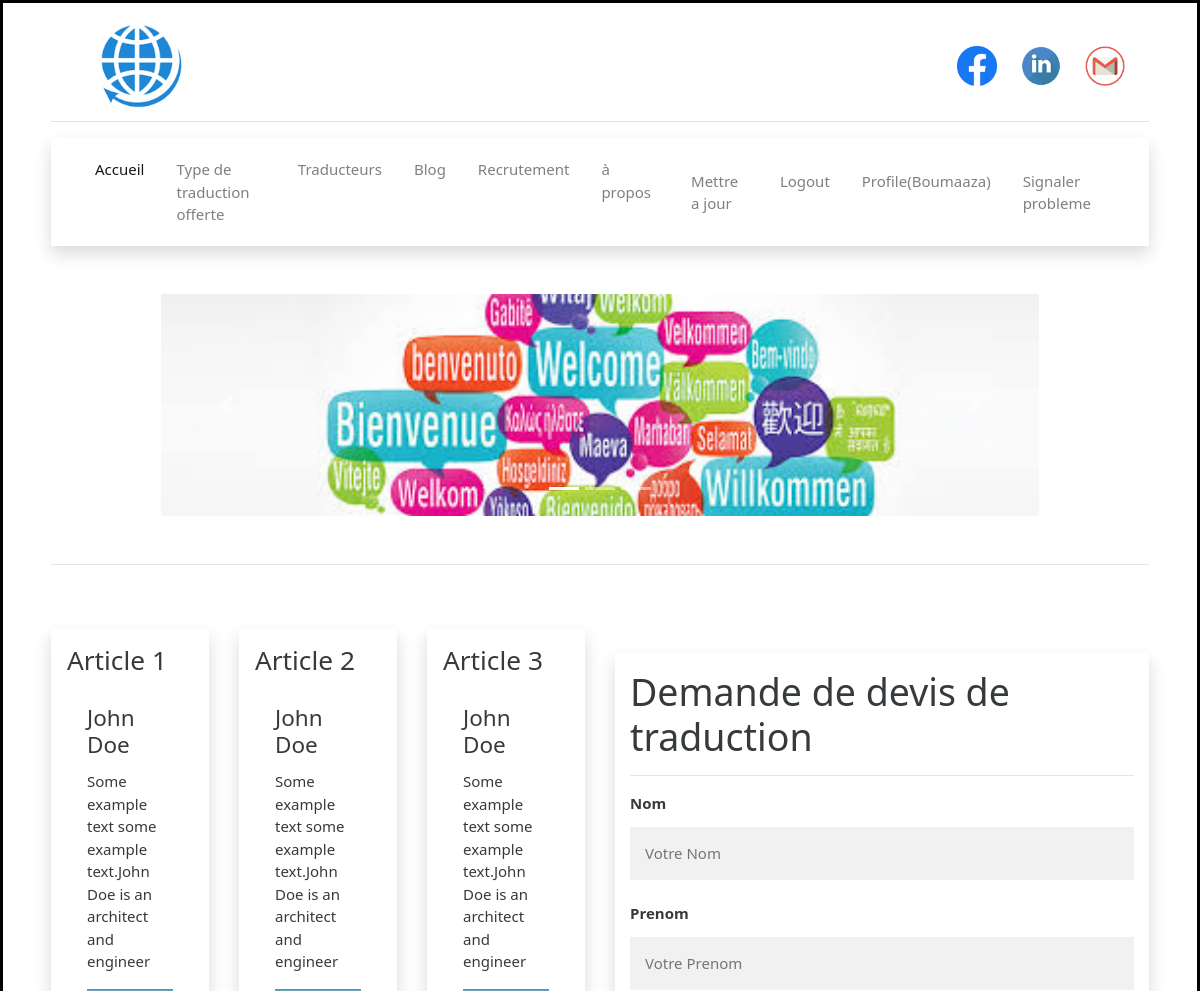
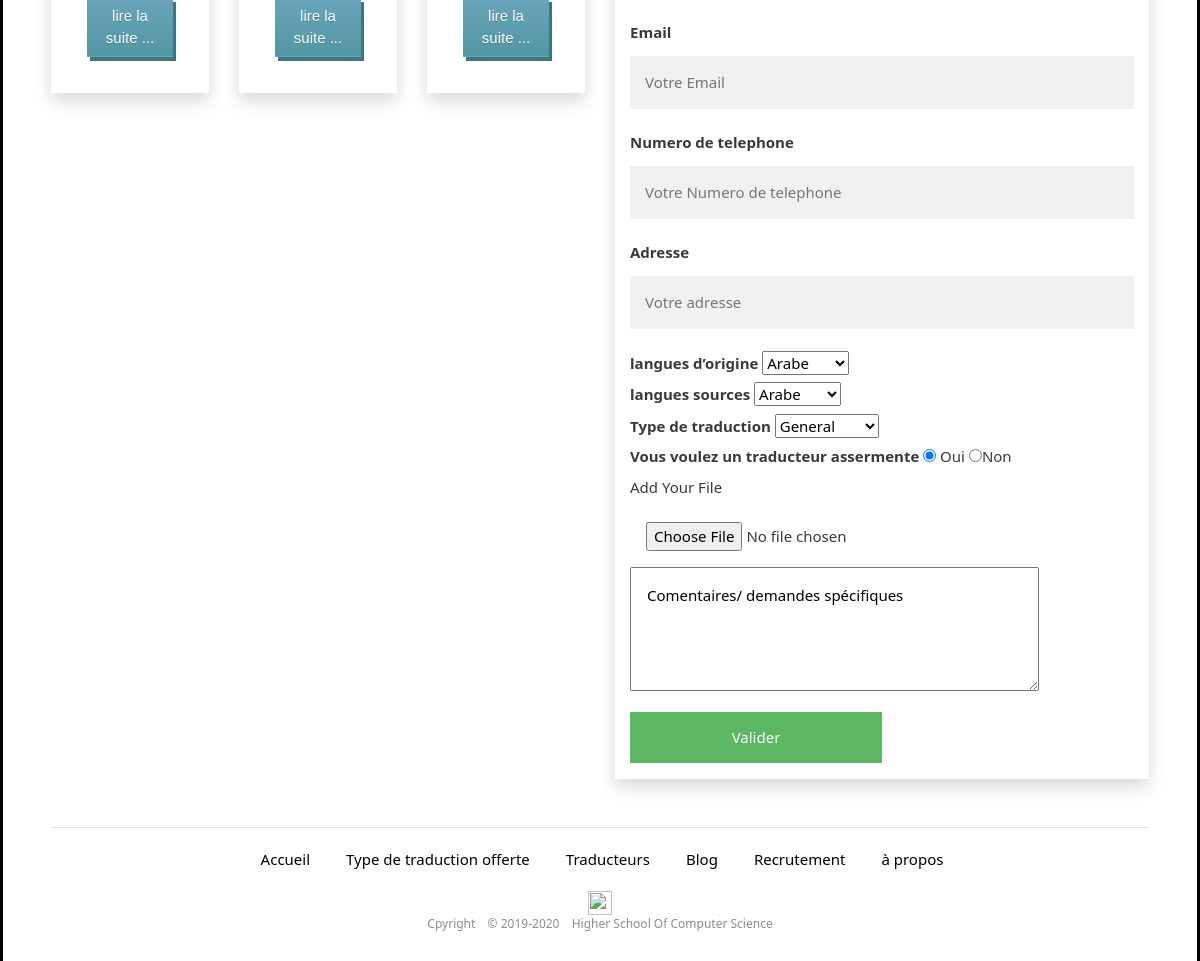
Screenshot of /index.php (signed in) with the database file from the repository (2 pictures, top to bottom).
### tables this page shows
CREATE TABLE IF NOT EXISTS `article` (
  `id` int(11) NOT NULL AUTO_INCREMENT,
  `contenu` text NOT NULL,
  `etat` int(11) NOT NULL,
  `titre` text NOT NULL,
  `auteur` text NOT NULL,
  PRIMARY KEY (`id`)
);

### Controleur/Controller.php (called while the page is built, shortened)
<?php
    require('././Model/Model.php');
    function home()
    {
         $data = getArticleActive();
         require('././View/View.php');
    }

### Model/Model.php (called while the page is built, shortened)
<?php
function getArticleActive(){
    $servername = "localhost";
    $username = "root";
    $password = "";
    $conn = new PDO("mysql:host=$servername;dbname=tp2cs", $username, $password);
    $sql = "SELECT * FROM article where etat=? ";
    $stmt= $conn->prepare($sql);
    $stmt->execute([1]);
    return $stmt;
}

### View/View.php (the view, shortened to what this page needs)
<?php
$user_id=-1;
if(isset($_SESSION['sess_user_id']) && $_SESSION['sess_user_name'] != "") {
  $user_id= $_SESSION['sess_user_id'];
  $nom = $_SESSION['sess_user_name'];
}
?>
<!DOCTYPE html>
<html lang="en">
<head>
    <link href="././sources/style.css" rel="stylesheet" type="text/css">
    <link rel="stylesheet" href="././sources/bootstrap.min.css">
</head>
<body class="pr-5 pl-5 ">
    <div class="d-flex header pt-3 border-bottom mb-3 pb-2">
        <div class="mr-auto mb-auto mt-auto">
            <a href="#"> <img src="././images/Logo.png" alt="Logo" class="logo " /></a>
        </div>
        <div class="d-flex mb-auto mt-auto">
          <a href="https://www.facebook.com/" target="_blank"> <img src="././images/Facebook.png" alt="Facebook" class="Social-Media mr-4" /></a>
          <a href="https://www.linkedin.com/" target="_blank"> <img src="././images/linkedin.png" alt="linkedin" class="Social-Media mr-4" /></a>
          <a href="https://www.gmail.com/" target="_blank"> <img src="././images/gmail.png" alt="gmail" class="Social-Media mr-4" /></a>
        </div>
    </div>
    <nav class="navbar navbar-expand-lg navbar-light bg-white shadow">
  <div class="collapse navbar-collapse" id="navbarText">
    <ul class="navbar-nav mr-auto p-1">
      <li class="nav-item active mr-3">
        <a class="nav-link" href="././index.php">Accueil <span class="sr-only">(current)</span></a>
      </li>
      <li class="nav-item mr-3">
                <a class="nav-link" href="View/type_traduction.php"> Type de traduction offerte</a>
            </li>
            <li class="nav-item mr-3">
                <a class="nav-link" href="View/list_traducteurs.php"> Traducteurs</a>
            </li>
            <li class="nav-item mr-3">
                <a class="nav-link" href="View/blog.php">Blog</a>
            </li>
            <li class="nav-item mr-3">
                <a class="nav-link" href="View/Recrutement.php">Recrutement</a>
            </li>
            <li class="nav-item mr-3">
                <a class="nav-link" href="View/a_propos.php">à propos</a>
            </li>
    </ul>
    <span class="navbar-text">
    <?php
    if(isset($_SESSION['sess_user_id']) && $_SESSION['sess_user_name'] != ""){
    ?>
    <ul class="navbar-nav mr-auto p-1">
            <li class="nav-item mr-3">
                <a class="nav-link" href="#" onclick="document.getElementById('id01').style.display='block'"> Mettre a jour</a>
            </li>
            <li class="nav-item mr-3">
                <a class="nav-link" href="?action=logout"> Logout</a>
            </li >
            <li class="nav-item mr-3">
                <a class="nav-link" href="?action=consulter&id=<?= $_SESSION['sess_user_id'] ?>">Profile(<?= $nom ?>)</a>
            </li>
            <li class="nav-item mr-3">
                <a class="nav-link" href="#" onclick="document.getElementById('id02').style.display='block'"> Signaler probleme</a>
            </li>
    </ul>
    <?php } ?>
    </span>
  </div>
</nav>
<center>
   <div id="demo" class="carousel slide mt-5 mb-5  " data-ride="carousel"  data-interval="3000" >
        <ul class="carousel-indicators">
          <li data-target="#demo" data-slide-to="0" class="active"></li>
          <li data-target="#demo" data-slide-to="1"></li>
          <li data-target="#demo" data-slide-to="2"></li>
        </ul>
        <div class="carousel-inner">
          <div class="carousel-item active">
            <img src="././images/traduction1.jpg" alt="traduction1" width="1100" height="500">
          </div>
        </div>
        <a class="carousel-control-prev" href="#demo" data-slide="prev">
          <span class="carousel-control-prev-icon"></span>
        </a>
        <a class="carousel-control-next" href="#demo" data-slide="next">
          <span class="carousel-control-next-icon"></span>
        </a>
      </div>
    </center>
    <hr />
    <div class="row mt-5 mb-5 ">
        <div class="col-sm-6">
            <div class="row">
            <?php while ($r = $data->fetch()){ ?>
                <div class="col-sm-4 mt-3">
                    <div class="card article p-3 shadow">
                        <p class="h3">Article <?= $r['id']?></p>
                        <div class="card-body">
                            <h4 class="card-title"><?= $r['auteur']?></h4>
                            <p class="card-text"><?= $r['titre']?></p>
                            <button type="button" class="btn myButton btn-block " data-toggle="collapse"
                                data-target="#demo<?= $r['id']?>"><span style="color: white;">lire la suite ...</span></button>
                        </div>
                    </div>
                </div>
            <?php }; ?>
            </div>
        </div>
        <div class="col-sm-6">
         <h5 class="p-3" style="color: red;">
        </h5>
          <form action="?action=listtc&user_id=<?= $user_id ?>" class="shadow" id="ddt" method="POST" enctype="multipart/form-data">
            <div class="container">
              <h1>Demande de devis de traduction </h1>
              <hr>
              <label for="Nom"><b>Nom </b></label>
              <input type="text" placeholder="Votre Nom" name="nom" required>
              <label for="email"><b>Prenom </b></label>
              <input type="text" placeholder="Votre Prenom" name="prenom" required>
              <label for="email"><b>Email</b></label>
              <input type="text" placeholder="Votre Email" name="email" required>
              <label for="numero"><b>Numero de telephone</b></label>
              <input type="text" placeholder="Votre Numero de telephone" name="numero" required>
              <label for="adress"><b>Adresse</b></label>
              <input type="text" placeholder="Votre adresse" name="adress" required>
              <label for="tot1"><b> langues d’origine </b></label>
              <SELECT name="tot1" size="1" required>
                  <OPTION value="1">Arabe
                  <OPTION value="2">Francais
              </SELECT>
              <br>
              <label for="tot2"><b>langues sources</b></label>
              <SELECT name="tot2" size="1" required>
                  <OPTION value="1">Arabe
                  <OPTION value="2">Francais
              </SELECT>
              <br>
              <label for="type"><b>Type de traduction</b></label>
              <SELECT name="type" size="1" required>
                  <OPTION>General
                  <OPTION>scientifique
              </SELECT>
              <br>
              <label for="tot3"><b>Vous voulez un traducteur assermente </b></label>
              <INPUT TYPE="radio" name= "tot3" VALUE="oui" CHECKED> Oui
              <INPUT TYPE="radio" NAME= "tot3" VALUE="non">Non
              <br>
              <label for="file">Add Your File</label>
              <input type="file" class="form-control-file p-3" id="exampleFormControlFile1" name="file" required>
              <TEXTAREA name="com" class="p-3 mb-3" rows=4 cols=40>Comentaires/ demandes spécifiques</TEXTAREA>
              <div class="clearfix">
                <button type="submit" class="signupbtn ">Valider</button>
              </div>
            </div>
          </form>
        </div>
    </div>
    <footer class="mt-2 border-top mb-5">
        <center>
            <div class="row">
                <div class="col-12 col-md">
                    <ul class="listf p-1 d-flex mt-3">
                      <li class=" active mr-3">
                          <a  href="././index.php"> Accueil</a>
                      </li>
                      <li class=" mr-3">
                          <a  href="View/type_traduction.php"> Type de traduction offerte</a>
                      </li>
                      <li class=" mr-3">
                          <a  href="View/list_traducteurs.php"> Traducteurs</a>
                      </li>
                      <li class=" mr-3">
                          <a  href="View/blog.php">Blog</a>
                      </li>
                      <li class=" mr-3">
                          <a  href="View/recrutement.php">Recrutement</a>
                      </li>
                      <li class=" mr-3">
                          <a  href="View/a_propos">à propos</a>
                      </li>
                  </ul>
                    <img src="././././assets/brand/bootstrap-solid.svg" alt="" width="24" height="24">
                    <small class="d-block text-muted">Cpyright &ensp; &copy; 2019-2020 &ensp; Higher School Of Computer Science</small>
                </div>
        </center>
    </footer>
</body>
</html>

### sources/style.css (style rules this page uses)
body { margin: 0; padding: 0; border-color: black; border-style: solid; border-width: 5%; }
.logo { width: 20%; height: 10%; }
.Social-Media { width: 40px; height:40px; }
.carousel-inner img { width: 100%; height: 100%; }
.listf { list-style-type: none; justify-content:center; }
.listf > li { padding-left: 20px; }
.listf > li > a { color: black; }
.carousel { width: 80%; height: 20%; }
.header { width: 100%; height: 100%; }
body { margin: 0; padding: 0; }
.navbar { height: 15%; }
.article { width: 100%; }
.card { border-radius: 0px !important; border: 0px !important; }
* { box-sizing: border-box }
input[type=text], input[type=password] { width: 100%; padding: 15px; margin: 5px 0 22px 0; display: inline-block; border: none; background: #f1f1f1; }
hr { border: 1px solid #f1f1f1; margin-bottom: 25px; }
button { background-color: #4CAF50; color: white; padding: 14px 20px; margin: 8px 0; border: none; cursor: pointer; width: 100%; opacity: 0.9; }
.cancelbtn, .signupbtn { float: left; width: 50%; }
.container { padding: 16px; }
.clearfix::after { content: ""; clear: both; display: table; }
.myButton { box-shadow: 3px 4px 0px 0px #276873; background:linear-gradient(to bottom, #599bb3 5%, #408c99 100%); background-color:#599bb3; border-radius:5px; border:1px solid #29668f; display:inline-block; cursor:pointer; color:#ffffff; font-family:Arial; font-size:17px; font-weight:bold; padding:12px 44px; text-decoration:none; text-shadow:0px 1px 0px #3d768a; }

### rows the page displays
article: id "1", auteur "John Doe", titre "Some example text some example text.John Doe is an architect and engineer"
article: id "2", auteur "John Doe", titre "Some example text some example text.John Doe is an architect and engineer"
article: id "3", auteur "John Doe", titre "Some example text some example text.John Doe is an architect and engineer"

### other values shown
$nom "Boumaaza"
